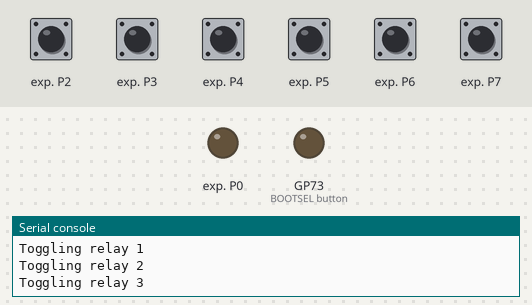
This program was run on a simulated Raspberry Pi Pico running MicroPython. Parts: output pins drawn as LEDs (lit = HIGH), the last lines printed to the serial console. The inputs (shaded band) are chosen by the test bench; at power-on: exp. P2–7 HIGH.

Above: at 4.0 s.
At 8.5 s:
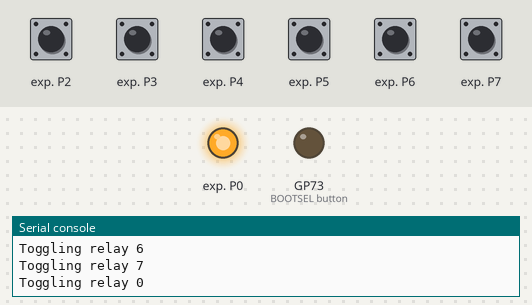
At 12.5 s:
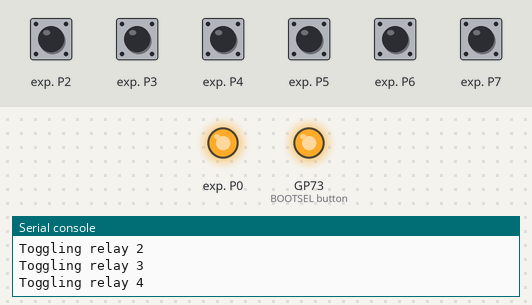
At 16.5 s:
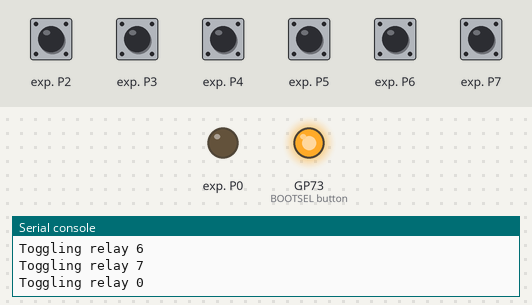
Timing chart, 0 to 20.8 s (numbered marks = the images above):
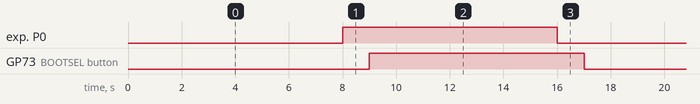

The program:

pcf8574_output_test.py
```python
from machine import I2C, Pin
import time

# Initialize I2C
i2c = I2C(1, scl=Pin(15), sda=Pin(14), freq=400000)

# PCF8574 I2C address
PCF8574_ADDRESS = 0x27

# Mask for each pin (0-7)
PIN_MASKS = [0x01, 0x02, 0x04, 0x08, 0x10, 0x20, 0x40, 0x80]  # Binary: 00000001, 00000010, etc.

# Function to toggle a specific pin
def toggle_pin(pin_mask):
    # Read the current state of all pins
    current_state = i2c.readfrom(PCF8574_ADDRESS, 1)[0]

    # Toggle the specified pin (XOR with pin_mask)
    new_state = current_state ^ pin_mask

    # Write the new state back to the PCF8574
    i2c.writeto(PCF8574_ADDRESS, bytes([new_state]))

# Main loop to cycle through all relays
while True:
    for pin_mask in PIN_MASKS:
        print(f"Toggling relay {PIN_MASKS.index(pin_mask)}")
        toggle_pin(pin_mask)  # Toggle the relay
        time.sleep(1)  # Wait for 1 second
```

Measured:
- by itself, exp. P0, GP73 (BOOTSEL button): alternates HIGH for 8.0 s and LOW for 8.0 s
- by itself, everything shown: repeats every 16.0 s, in 4 steps
